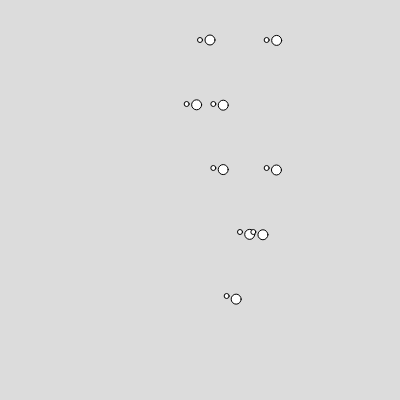
Frame 1 (no input)
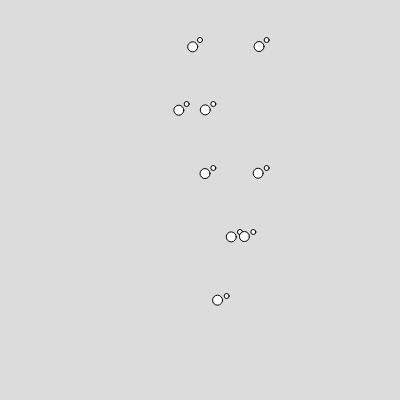
Frame 60 (no input)
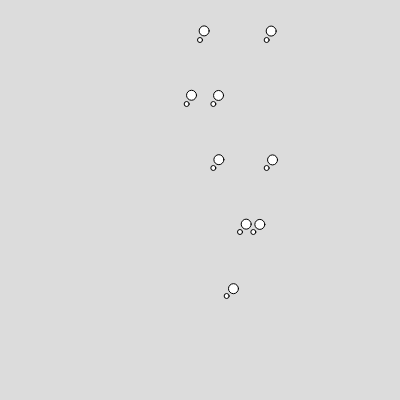
Frame 120 (the mouse pressed at the canvas centre since frame 60)

The p5.js sketch that drew these frames (run headless with seeded random() and noise() and a simulated clock; from frame 60 on, the mouse is pressed at the canvas centre):

// p5.js sketch
// ── sketch.js
let theta=0


function setup() {
  createCanvas(400, 400);
}
  let timeArray =[
    [12,17],
    [11,13],
    [13,17],
    [15,16],
    [14]
  ]
function draw() {
  background(220);
  // circleCreate(200,200)
  for (let i=0;i<timeArray.length;i++){
    let h=map(i,0,5,40,360)
    for (let j=0;j<timeArray[i].length;j++){
      let w=map(timeArray[i][j],0,24,40,360)
      circleCreate(w,h)
    }
  }
}
  

function circleCreate(a,b){
    circle(a,b,5)
  let radius=10
  const x = radius * cos(theta)
  const y = radius * sin(theta)
  circle(x+a, y+b, 10)
  theta += 0.04
  }
